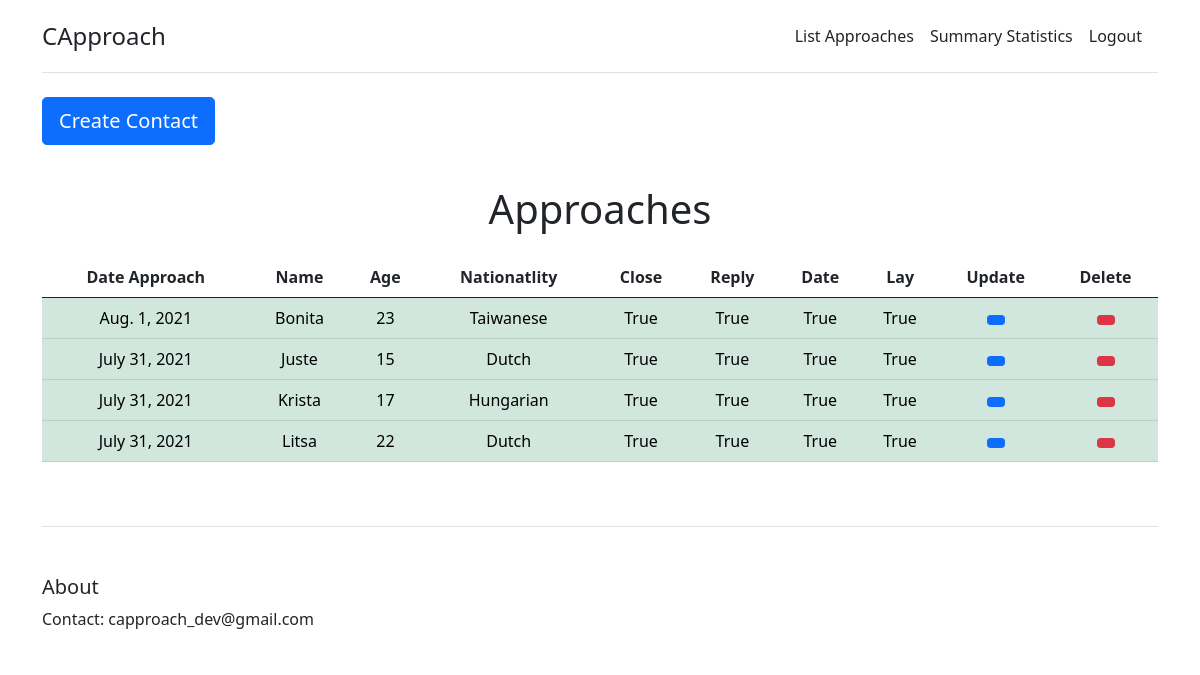
The page / (signed in) on the database as committed earlier.
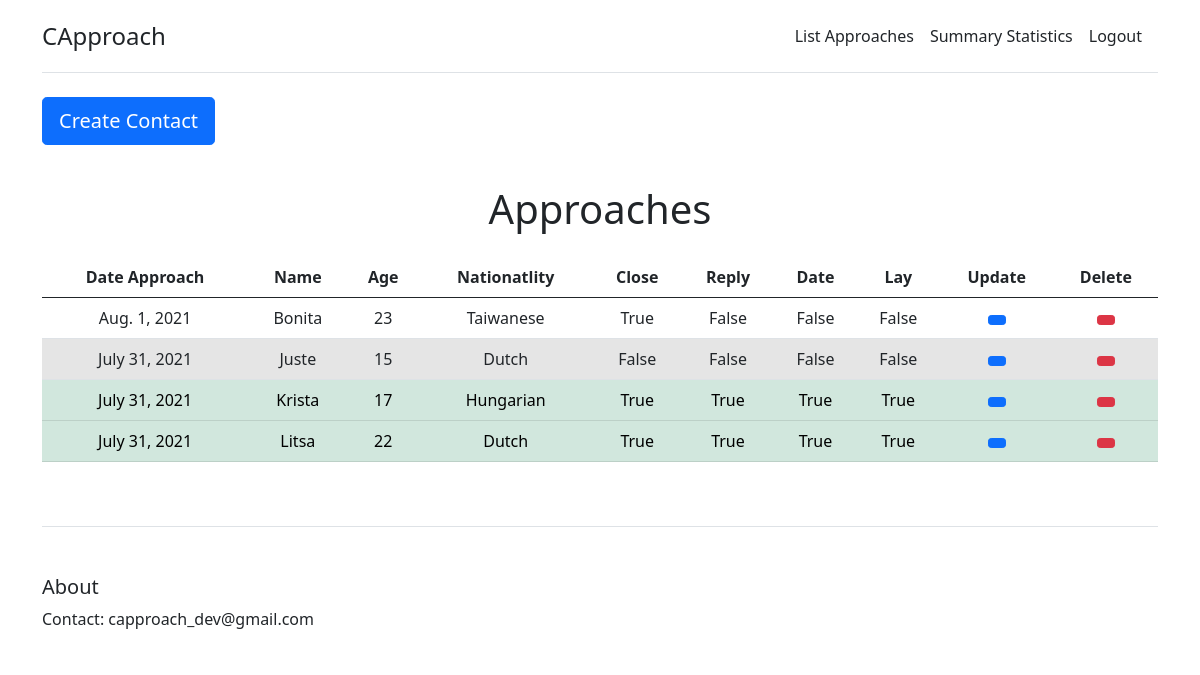
The same page on the database as committed later.
### core/models.py (models this page shows, shortened)
class Contact(models.Model):
	AGE_CHOICES = [(i,i) for i in range(15, 50)]
	DURATION_CHOICES = [('Short', 'Short'), ('Medium', 'Medium'), ('Long', 'Long')]
	INTERACTION_CHOICES = [(i,i) for i in range(1, 11)]
	LOOKS_CHOICES = [(i,i) for i in range(1, 11)]
	BOOLEAN_CHOICES = [(1, 'yes'),(0, 'no')]
	date_approach = models.DateField(default=timezone.now)
	time_approach = models.TimeField(default=timezone.now)
	name = models.CharField(max_length=30, blank=False)
	age = models.IntegerField(blank=True, null=True, choices=AGE_CHOICES, default=22)
	nationality = models.CharField(max_length=30, blank=True, null=True)
	duration = models.CharField(max_length=30, choices=DURATION_CHOICES, default='Medium', blank=True, null=True)
	interaction = models.IntegerField(blank=True, null=True, choices=INTERACTION_CHOICES, default=7)
	looks = models.IntegerField(blank=True, null=True, choices=LOOKS_CHOICES, default=7)
	close = models.BooleanField(choices=BOOLEAN_CHOICES, default=1, blank=True)
	reply = models.BooleanField(choices=BOOLEAN_CHOICES, default=0, blank=True)
	date = models.BooleanField(choices=BOOLEAN_CHOICES, default=0, blank=True)
	lay = models.BooleanField(choices=BOOLEAN_CHOICES, default=0, blank=True)
	comments = models.TextField(blank = True, max_length=300)
	created_at = models.DateTimeField(editable=False, default=timezone.now)
	updated_at = models.DateTimeField(editable=False, default=timezone.now)
	created_by = models.ForeignKey(User, on_delete=models.CASCADE, null=True, blank=True, editable=False)

### core/views.py (the view)
# urls.py: path('', views.ContactListView.as_view(), name='contact_list'),
@method_decorator(login_required, name='dispatch')
class ContactListView(ListView):
	template_name = 'core/contact_list.html'
	model = Contact
	def get_context_data(self, **kwargs):
		context = super().get_context_data(**kwargs)
		user = self.request.user
		context['contact_list'] = Contact.objects \
		.filter(created_by=user) \
		.order_by('-date_approach', '-time_approach')
		return context

### core/templates/core/contact_list.html (shortened to what this page needs)
{% extends 'core/base.html' %}
{% block content %}
<main>
	<h2 class="display-6 text-center mb-4">Approaches</h2>
	<div class="table-responsive">
		<table class="table text-center">
			<thead>
				<tr>
					<th>Date Approach</th>
					<th>Name</th>
					<th>Age</th>
					<th>Nationatlity</th>
					<th>Close</th>
					<th>Reply</th>
					<th>Date</th>
					<th>Lay</th>
					<th>Update</th>
					<th>Delete</th>
				</tr>
			</thead>
			<tbody>
				{% for contact in contact_list %}
					{% if contact.close == 0 and contact.reply == 0 and contact.date == 0 and contact.lay == 0 %}
					<tr class="table-active">
					{% elif contact.close == 1 and contact.reply == 0 and contact.date == 0 and contact.lay == 0 %}
					<tr>
					{% elif contact.close == 1 and contact.reply == 1 and contact.date == 0 and contact.lay == 0 %}
					<tr class="table-primary">
					{% elif contact.close == 1 and contact.reply == 1 and contact.date == 1 and contact.lay == 0 %}
					<tr class="table-warning">
					{% elif contact.close == 1 and contact.reply == 1 and contact.date == 1 and contact.lay == 1 %}
					<tr class="table-success">
					{% else %}
					<tr>
					{% endif %}
					<td>{{ contact.date_approach }}</td>
					<td>{{ contact.name }}</td>
					<td>{{ contact.age }}</td>
					<td>{{ contact.nationality }}</td>
					<td>{{ contact.close }}</td>
					<td>{{ contact.reply }}</td>
					<td>{{ contact.date }}</td>
					<td>{{ contact.lay }}</td>
					<td><button type="button" class="contact-update bs-modal btn btn-sm btn-primary" data-form-url="{% url 'contact_update' contact.pk %}">
					</button></td>
					<td><button type="button" class="contact-delete bs-modal btn btn-sm btn-danger" data-form-url="{% url 'contact_delete' contact.pk %}">
					</button></td>
				</tr>
				{% endfor %}
			</tbody>
		</table>
	</div>
</main>
{% endblock %}

### core/templates/core/base.html (shortened to what this page needs)
{% load static %}
<!DOCTYPE html>
<html>
<head>
	<link href="https://cdn.jsdelivr.net/npm/bootstrap@5.0.2/dist/css/bootstrap.min.css" rel="stylesheet">
</head>
<body>
	<div class="container py-3">
		<header>
			<div class="d-flex flex-column flex-md-row align-items-center pb-3 mb-4 border-bottom">
				<a href="/" class="d-flex align-items-center text-dark text-decoration-none">
					<span class="fs-4">CApproach</span>
				</a>
				<nav class="d-inline-flex mt-2 mt-md-0 ms-md-auto">
					<a class="me-3 py-2 text-dark text-decoration-none" href="{% url 'contact_list' %}">List Approaches</a>
					<a class="me-3 py-2 text-dark text-decoration-none" href="{% url 'statistics_list' %}">Summary Statistics</a>
					{% if user.is_authenticated %}
					<a class="me-3 py-2 text-dark text-decoration-none" href="{% url 'account_logout' %}">Logout</a>
					{% endif %}
				</nav>
			</div>
		</header>
		<div class="d-flex flex-column flex-md-row align-items-center pb-3 mb-4">
			<button id="contact-create" class="btn btn-primary btn-lg" type="button" name="button">Create Contact</button>
		</div>
		{% block content %}{% endblock %}
		<footer class="pt-4 my-md-5 pt-md-5 border-top">
			<div class="row">
				<div class="col-6 col-md">
					<h5>About</h5>
					<ul class="list-unstyled text-small">
						<li>Contact: capproach_dev@gmail.com</li>
					</ul>
				</div>
			</div>
		</footer>
	</div>
</body>
</html>

Rows that differ between the two databases and show on the page:
changed Contact "Aug. 1, 2021": reply "True" → "False"; date "True" → "False"; lay "True" → "False"
changed Contact "Juste": close "True" → "False"; reply "True" → "False"; date "True" → "False"; lay "True" → "False"
